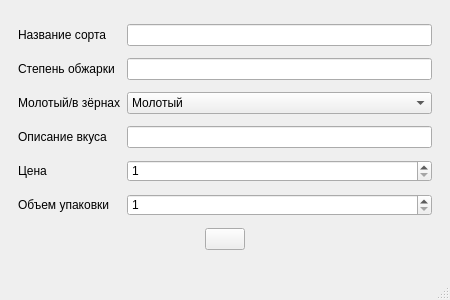
<?xml version="1.0" encoding="UTF-8"?>
<ui version="4.0">
 <class>MainWindow</class>
 <widget class="QMainWindow" name="MainWindow">
  <property name="geometry">
   <rect>
    <x>0</x>
    <y>0</y>
    <width>450</width>
    <height>300</height>
   </rect>
  </property>
  <property name="windowTitle">
   <string>MainWindow</string>
  </property>
  <property name="styleSheet">
   <string notr="true">QStatusBar {
	color: #c96174;
}
</string>
  </property>
  <widget class="QWidget" name="centralwidget">
   <layout class="QVBoxLayout" name="verticalLayout">
    <item>
     <widget class="QWidget" name="widget" native="true">
      <layout class="QGridLayout" name="gridLayout">
       <item row="4" column="1">
        <widget class="QSpinBox" name="price">
         <property name="minimum">
          <number>1</number>
         </property>
         <property name="maximum">
          <number>1000000</number>
         </property>
        </widget>
       </item>
       <item row="5" column="0">
        <widget class="QLabel" name="label_6">
         <property name="text">
          <string>Объем упаковки</string>
         </property>
        </widget>
       </item>
       <item row="0" column="1">
        <widget class="QLineEdit" name="sortName"/>
       </item>
       <item row="2" column="1">
        <widget class="QComboBox" name="inGrainsOrGround">
         <item>
          <property name="text">
           <string>Молотый</string>
          </property>
         </item>
         <item>
          <property name="text">
           <string>В зёрнах</string>
          </property>
         </item>
        </widget>
       </item>
       <item row="3" column="1">
        <widget class="QLineEdit" name="flavorDescription"/>
       </item>
       <item row="0" column="0">
        <widget class="QLabel" name="label">
         <property name="text">
          <string>Название сорта</string>
         </property>
        </widget>
       </item>
       <item row="3" column="0">
        <widget class="QLabel" name="label_4">
         <property name="text">
          <string>Описание вкуса</string>
         </property>
        </widget>
       </item>
       <item row="4" column="0">
        <widget class="QLabel" name="label_5">
         <property name="text">
          <string>Цена</string>
         </property>
        </widget>
       </item>
       <item row="5" column="1">
        <widget class="QSpinBox" name="volume">
         <property name="minimum">
          <number>1</number>
         </property>
         <property name="maximum">
          <number>1000000</number>
         </property>
        </widget>
       </item>
       <item row="1" column="0">
        <widget class="QLabel" name="label_2">
         <property name="text">
          <string>Степень обжарки</string>
         </property>
        </widget>
       </item>
       <item row="1" column="1">
        <widget class="QLineEdit" name="degreeOfRoast"/>
       </item>
       <item row="2" column="0">
        <widget class="QLabel" name="label_3">
         <property name="text">
          <string>Молотый/в зёрнах</string>
         </property>
        </widget>
       </item>
       <item row="6" column="0" colspan="2" alignment="Qt::AlignHCenter">
        <widget class="QPushButton" name="button">
         <property name="sizePolicy">
          <sizepolicy hsizetype="Maximum" vsizetype="Fixed">
           <horstretch>0</horstretch>
           <verstretch>0</verstretch>
          </sizepolicy>
         </property>
         <property name="text">
          <string/>
         </property>
        </widget>
       </item>
      </layout>
     </widget>
    </item>
   </layout>
  </widget>
  <widget class="QStatusBar" name="statusbar"/>
 </widget>
 <resources/>
 <connections/>
</ui>
